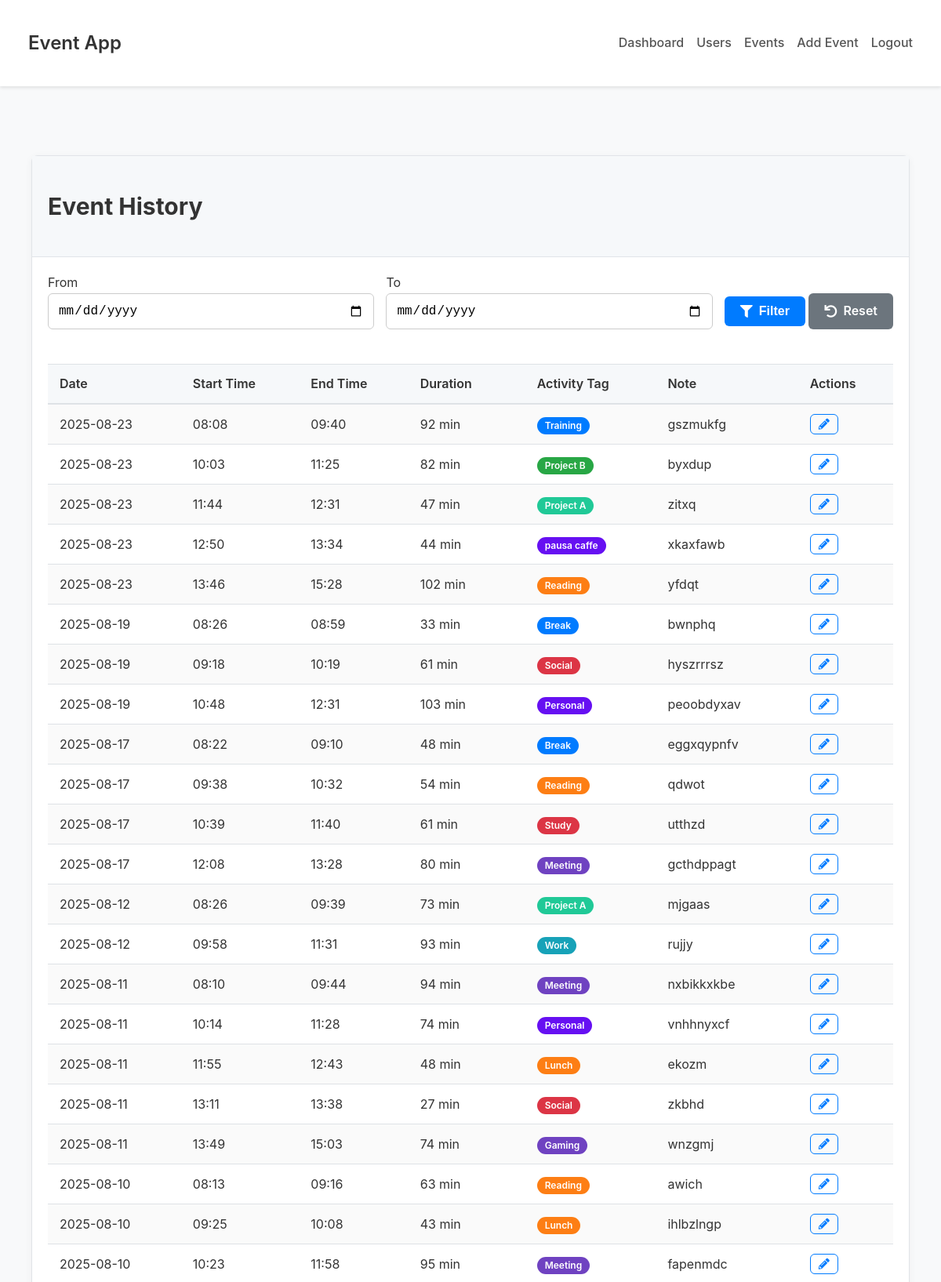
/list_events (signed in, upper part), run on the app's committed database.
### tables this page shows
CREATE TABLE intervals (
        id INTEGER PRIMARY KEY AUTOINCREMENT,
        event_id INTEGER NOT NULL,
        start_time TEXT NOT NULL,
        end_time TEXT NOT NULL,
        note TEXT,
        activity_tag TEXT NOT NULL,
        FOREIGN KEY (event_id) REFERENCES events (id)
    );

CREATE TABLE events (
        id INTEGER PRIMARY KEY AUTOINCREMENT,
        user_id INTEGER NOT NULL,
        event_date TEXT NOT NULL,
        FOREIGN KEY (user_id) REFERENCES users (id)
    );

### app.py (the view)
@app.route('/list_events')
@login_required
def list_events():
    db = get_db()
    user_id = get_user_id_from_session()
    if not user_id:
        flash("User not found.", 'danger')
        return redirect(url_for('dashboard'))
    start_date = request.args.get('start_date')
    end_date = request.args.get('end_date')
    query = (
        'SELECT e.event_date, i.id, i.start_time, i.end_time, i.note, i.activity_tag '
        'FROM events e JOIN intervals i ON e.id = i.event_id '
        'WHERE e.user_id = ?'
    )
    params = [user_id]
    if start_date and end_date:
        query += ' AND e.event_date BETWEEN ? AND ?'
        params.extend([start_date, end_date])
    query += ' ORDER BY e.event_date DESC, i.start_time ASC'
    events_query = db.execute(query, tuple(params)).fetchall()
    intervals = []
    total_duration = 0
    activity_tags = set()
    for row in events_query:
        activity_tags.add(row['activity_tag'])
        start_time_obj = datetime.strptime(row['start_time'], '%H:%M').time()
        end_time_obj = datetime.strptime(row['end_time'], '%H:%M').time()
        dummy_date = date(1, 1, 1)
        start_datetime = datetime.combine(dummy_date, start_time_obj)
        end_datetime = datetime.combine(dummy_date, end_time_obj)
        if end_datetime < start_datetime:
            end_datetime += timedelta(days=1)
        duration_minutes = int((end_datetime - start_datetime).total_seconds() / 60)
        total_duration += duration_minutes
        intervals.append({
            'id': row['id'],
            'event_date': row['event_date'],
            'start_time': row['start_time'],
            'end_time': row['end_time'],
            'note': row['note'],
            'activity_tag': row['activity_tag'],
            'duration_minutes': duration_minutes
        })
    colors = ['#007bff', '#6610f2', '#6f42c1', '#e83e8c', '#dc3545', '#fd7e14', '#ffc107', '#28a745', '#20c997', '#17a2b8']
    tag_colors = {tag: colors[i % len(colors)] for i, tag in enumerate(activity_tags)}
    return render_template(
        'list_events.html',
        intervals=intervals,
        total_duration=total_duration,
        tag_colors=tag_colors,
        username=session['username'],
        role=session['role'],
        start_date=start_date,
        end_date=end_date
    )

### app.py (called while the page is built)
def get_db():
    if 'db' not in g:
        g.db = sqlite3.connect(DATABASE)
        g.db.row_factory = sqlite3.Row  # This makes rows behave like dicts
    return g.db

def login_required(f):
    @wraps(f)
    def decorated_function(*args, **kwargs):
        if not session.get('logged_in'):
            flash('Please log in to access this page.', 'warning')
            return redirect(url_for('login'))
        return f(*args, **kwargs)
    return decorated_function

def get_user_id_from_session():
    db = get_db()
    user = db.execute('SELECT id FROM users WHERE username = ?', (session['username'],)).fetchone()
    return user['id'] if user else None

### templates/list_events.html (shortened to what this page needs)
{% extends "base.html" %}
{% block content %}
<div class="container mt-4">
    <div class="card">
        <div class="card-header">
            <h2>Event History</h2>
        </div>
        <div class="card-body">
            <form method="get" action="{{ url_for('list_events') }}" class="filter-form mb-4">
                <div class="form-row">
                    <div class="col">
                        <label for="start_date">From</label>
                        <input type="date" id="start_date" name="start_date" class="form-control" value="{{ start_date or '' }}">
                    </div>
                    <div class="col">
                        <label for="end_date">To</label>
                        <input type="date" id="end_date" name="end_date" class="form-control" value="{{ end_date or '' }}">
                    </div>
                    <div class="col-auto">
                        <button type="submit" class="btn btn-primary">
                            <i class="fas fa-filter"></i> Filter
                        </button>
                        <a href="{{ url_for('list_events') }}" class="btn btn-secondary">
                            <i class="fas fa-undo"></i> Reset
                        </a>
                    </div>
                </div>
            </form>
            <div class="table-responsive">
                <table class="table table-striped table-hover">
                    <thead class="thead-light">
                        <tr>
                            <th>Date</th>
                            <th>Start Time</th>
                            <th>End Time</th>
                            <th>Duration</th>
                            <th>Activity Tag</th>
                            <th>Note</th>
                            <th class="text-right">Actions</th>
                        </tr>
                    </thead>
                    <tbody>
                        {% for interval in intervals %}
                        <tr>
                            <td>{{ interval.event_date }}</td>
                            <td>{{ interval.start_time }}</td>
                            <td>{{ interval.end_time }}</td>
                            <td>{{ interval.duration_minutes }} min</td>
                            <td>
                                <span class="badge" style="background-color: {{ tag_colors.get(interval.activity_tag, '#6c757d') }};">
                                    {{ interval.activity_tag }}
                                </span>
                            </td>
                            <td>{{ interval.note }}</td>
                            <td class="text-right">
                                <a href="{{ url_for('edit_interval', interval_id=interval.id) }}" class="btn btn-sm btn-outline-primary" title="Edit">
                                    <i class="fas fa-pencil-alt"></i>
                                </a>
                            </td>
                        </tr>
                        {% endfor %}
                    </tbody>
                </table>
            </div>
        </div>
    </div>
</div>
{% endblock %}

### static/style.css (style rules this page uses)
body { font-family: -apple-system, BlinkMacSystemFont, "Segoe UI", Roboto, "Helvetica Neue", Arial, sans-serif; background-color: #f8f9fa; color: #333; line-height: 1.6; margin: 0; }
.container { max-width: 1200px; margin: auto; padding: 20px; }
.card { background-color: #fff; border: 1px solid #e1e4e8; border-radius: 8px; box-shadow: 0 2px 10px rgba(0, 0, 0, 0.05); margin-bottom: 20px; }
.card-header { background-color: #f6f8fa; padding: 15px 20px; border-bottom: 1px solid #e1e4e8; font-size: 1.25rem; font-weight: 600; }
.card-body { padding: 20px; }
.form-row { display: flex; gap: 20px; margin-bottom: 15px; }
.form-row .col { flex: 1; }
.form-control { width: 100%; padding: 12px; border: 1px solid #ccc; border-radius: 6px; font-size: 16px; box-sizing: border-box; }
.btn { padding: 10px 20px; border: none; border-radius: 6px; cursor: pointer; font-size: 16px; font-weight: 600; text-decoration: none; display: inline-flex; align-items: center; gap: 0.5rem; text-align: center; transition: background-color 0.3s ease, color 0.3s ease; }
.btn-primary { background-color: #007bff; color: white; }
.btn-secondary { background-color: #6c757d; color: white; }
.btn-sm { padding: 5px 10px; font-size: 14px; }
.btn-outline-primary { background-color: transparent; color: #007bff; border: 1px solid #007bff; }
.table-responsive { overflow-x: auto; }
.table { width: 100%; border-collapse: collapse; margin-top: 20px; }
.table th, .table td { padding: 12px 15px; text-align: left; vertical-align: middle; border-top: 1px solid #dee2e6; }
.table thead th { background-color: #f6f8fa; font-weight: 600; border-bottom: 2px solid #dee2e6; }
.table-striped tbody tr:nth-of-type(odd) { background-color: rgba(0, 0, 0, 0.02); }
.badge { display: inline-block; padding: 5px 10px; font-size: 12px; font-weight: 600; line-height: 1; text-align: center; white-space: nowrap; vertical-align: baseline; border-radius: 15px; color: #fff; }
.filter-form .form-row { display: flex; align-items: flex-end; gap: 15px; margin-bottom: 20px; }
.filter-form .col { flex: 1; }
.filter-form .col-auto { flex: 0 0 auto; }
.mt-4 { margin-top: 1.5rem; }
.mb-4 { margin-bottom: 1.5rem; }
.text-right { text-align: right; }

### data on the page
intervals: event_date "2025-08-23", start_time "08:08", end_time "09:40", duration_minutes "92", activity_tag "Training", note "gszmukfg"
intervals: event_date "2025-08-23", start_time "10:03", end_time "11:25", duration_minutes "82", activity_tag "Project B", note "byxdup"
intervals: event_date "2025-08-23", start_time "11:44", end_time "12:31", duration_minutes "47", activity_tag "Project A", note "zitxq"
intervals: event_date "2025-08-23", start_time "12:50", end_time "13:34", duration_minutes "44", activity_tag "pausa caffe", note "xkaxfawb"
intervals: event_date "2025-08-23", start_time "13:46", end_time "15:28", duration_minutes "102", activity_tag "Reading", note "yfdqt"
intervals: event_date "2025-08-19", start_time "08:26", end_time "08:59", duration_minutes "33", activity_tag "Break", note "bwnphq"
intervals: event_date "2025-08-19", start_time "09:18", end_time "10:19", duration_minutes "61", activity_tag "Social", note "hyszrrrsz"
intervals: event_date "2025-08-19", start_time "10:48", end_time "12:31", duration_minutes "103", activity_tag "Personal", note "peoobdyxav"
intervals: event_date "2025-08-17", start_time "08:22", end_time "09:10", duration_minutes "48", activity_tag "Break", note "eggxqypnfv"
intervals: event_date "2025-08-17", start_time "09:38", end_time "10:32", duration_minutes "54", activity_tag "Reading", note "qdwot"
intervals: event_date "2025-08-17", start_time "10:39", end_time "11:40", duration_minutes "61", activity_tag "Study", note "utthzd"
intervals: event_date "2025-08-17", start_time "12:08", end_time "13:28", duration_minutes "80", activity_tag "Meeting", note "gcthdppagt"
intervals: event_date "2025-08-12", start_time "08:26", end_time "09:39", duration_minutes "73", activity_tag "Project A", note "mjgaas"
intervals: event_date "2025-08-12", start_time "09:58", end_time "11:31", duration_minutes "93", activity_tag "Work", note "rujjy"
intervals: event_date "2025-08-11", start_time "08:10", end_time "09:44", duration_minutes "94", activity_tag "Meeting", note "nxbikkxkbe"
intervals: event_date "2025-08-11", start_time "10:14", end_time "11:28", duration_minutes "74", activity_tag "Personal", note "vnhhnyxcf"
intervals: event_date "2025-08-11", start_time "11:55", end_time "12:43", duration_minutes "48", activity_tag "Lunch", note "ekozm"
intervals: event_date "2025-08-11", start_time "13:11", end_time "13:38", duration_minutes "27", activity_tag "Social", note "zkbhd"
intervals: event_date "2025-08-11", start_time "13:49", end_time "15:03", duration_minutes "74", activity_tag "Gaming", note "wnzgmj"
intervals: event_date "2025-08-10", start_time "08:13", end_time "09:16", duration_minutes "63", activity_tag "Reading", note "awich"
intervals: event_date "2025-08-10", start_time "09:25", end_time "10:08", duration_minutes "43", activity_tag "Lunch", note "ihlbzlngp"
intervals: event_date "2025-08-10", start_time "10:23", end_time "11:58", duration_minutes "95", activity_tag "Meeting", note "fapenmdc"
